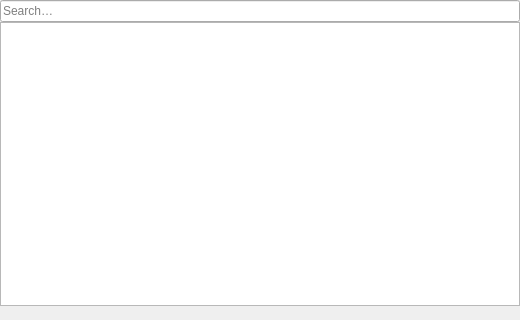
<?xml version="1.0" encoding="UTF-8"?>
<ui version="4.0">
 <class>LogWidget</class>
 <widget class="QWidget" name="LogWidget">
  <property name="geometry">
   <rect>
    <x>0</x>
    <y>0</y>
    <width>520</width>
    <height>320</height>
   </rect>
  </property>
  <layout class="QVBoxLayout" name="main_layout">
   <property name="spacing">
    <number>0</number>
   </property>
   <property name="leftMargin">
    <number>0</number>
   </property>
   <property name="topMargin">
    <number>0</number>
   </property>
   <property name="rightMargin">
    <number>0</number>
   </property>
   <property name="bottomMargin">
    <number>0</number>
   </property>
   <item>
    <layout class="QHBoxLayout" name="controls_layout">
     <item>
      <widget class="QLineEdit" name="search_edit">
       <property name="toolTip">
        <string>Show only records whose message contains this text.</string>
       </property>
       <property name="placeholderText">
        <string>Search…</string>
       </property>
      </widget>
     </item>
    </layout>
   </item>
   <item>
    <widget class="LogView" name="log_view"/>
   </item>
   <item>
    <widget class="QLabel" name="dropped_label">
     <property name="visible">
      <bool>false</bool>
     </property>
     <property name="toolTip">
      <string>Older records this view no longer holds. Raise the limit in Settings to keep more.</string>
     </property>
     <property name="margin">
      <number>3</number>
     </property>
    </widget>
   </item>
  </layout>
  <action name="clear_action">
   <property name="text">
    <string>Clear</string>
   </property>
   <property name="toolTip">
    <string>Clear this log view. Other log views, and what a newly opened one replays, are unaffected.</string>
   </property>
  </action>
  <action name="show_debugs_action">
   <property name="checkable">
    <bool>true</bool>
   </property>
   <property name="checked">
    <bool>true</bool>
   </property>
   <property name="text">
    <string>Debug</string>
   </property>
   <property name="toolTip">
    <string>Show debug records.</string>
   </property>
  </action>
  <action name="show_infos_action">
   <property name="checkable">
    <bool>true</bool>
   </property>
   <property name="checked">
    <bool>true</bool>
   </property>
   <property name="text">
    <string>Info</string>
   </property>
   <property name="toolTip">
    <string>Show info records.</string>
   </property>
  </action>
  <action name="show_warnings_action">
   <property name="checkable">
    <bool>true</bool>
   </property>
   <property name="checked">
    <bool>true</bool>
   </property>
   <property name="text">
    <string>Warning</string>
   </property>
   <property name="toolTip">
    <string>Show warning records.</string>
   </property>
  </action>
  <action name="show_errors_action">
   <property name="checkable">
    <bool>true</bool>
   </property>
   <property name="checked">
    <bool>true</bool>
   </property>
   <property name="text">
    <string>Error</string>
   </property>
   <property name="toolTip">
    <string>Show error records, and anything logged above them.</string>
   </property>
  </action>
  <action name="follow_tail_action">
   <property name="checkable">
    <bool>true</bool>
   </property>
   <property name="checked">
    <bool>true</bool>
   </property>
   <property name="text">
    <string>Follow</string>
   </property>
   <property name="toolTip">
    <string>Scroll new records into view. Turns itself off while you scroll back, and on again at the bottom.</string>
   </property>
  </action>
 </widget>
 <customwidgets>
  <customwidget>
   <class>LogView</class>
   <extends>QTableView</extends>
   <header>borco_pyside.logging.log_view</header>
  </customwidget>
 </customwidgets>
 <resources/>
 <connections/>
</ui>
